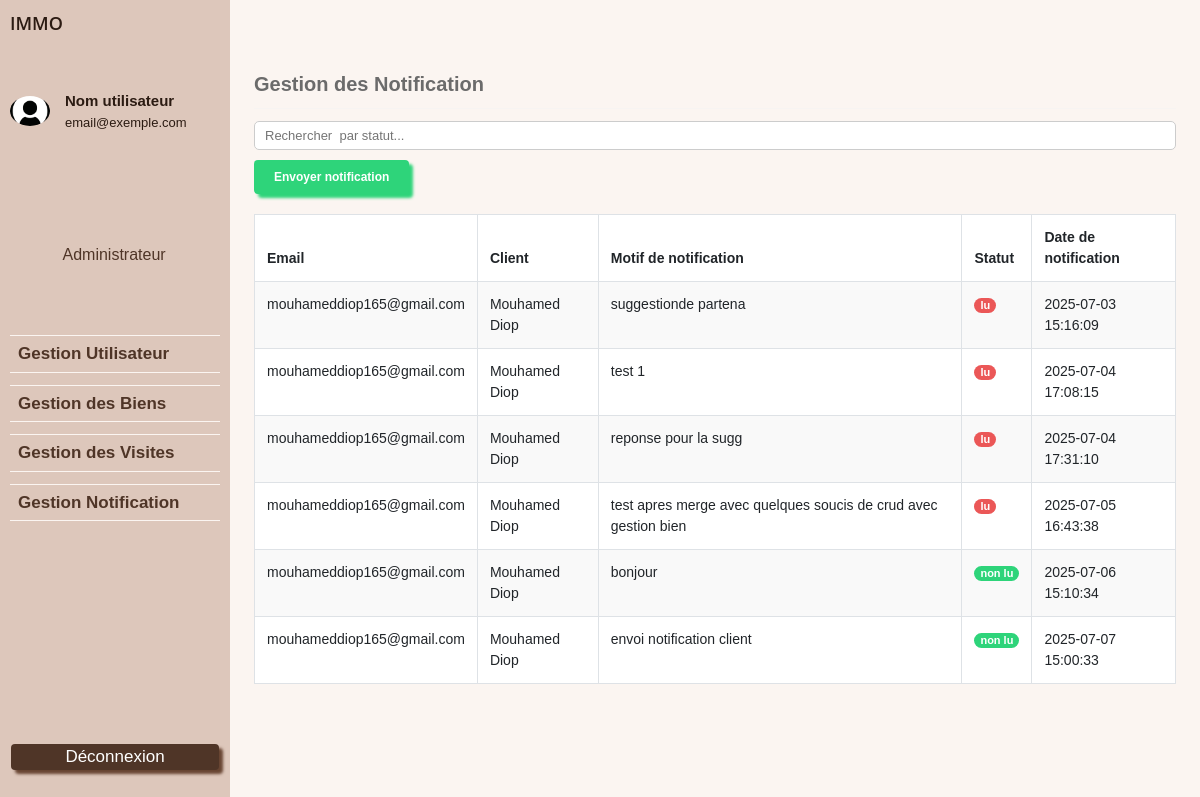
The page /pages/dashboard/dashboard-notification.php (signed in) on the database its author committed.
### tables this page shows
CREATE TABLE `notifications` (
  `idnotif` int(11) NOT NULL,
  `contenu` varchar(255) NOT NULL,
  `date_envoi` datetime NOT NULL DEFAULT current_timestamp(),
  `typenotif` varchar(100) NOT NULL,
  `statut` varchar(7) NOT NULL DEFAULT 'non lu',
  `idutilisateur` int(11) NOT NULL
);

CREATE TABLE `utilisateur` (
  `idutilisateur` int(11) NOT NULL,
  `nom` varchar(100) NOT NULL,
  `telephone` int(11) NOT NULL,
  `email` varchar(100) NOT NULL,
  `photo` varchar(255) DEFAULT NULL,
  `mot_de_passe` varchar(255) NOT NULL,
  `role` varchar(6) NOT NULL DEFAULT 'client',
  `actif` tinyint(1) NOT NULL DEFAULT 1,
  `date_inscription` datetime NOT NULL DEFAULT current_timestamp()
);

### CRUD/crud_notification.php (called while the page is built, shortened)
<?php
require_once("con_db.php");
function get_notif()
{
    global $con;
    $req = "SELECT * FROM notifications";
    $result = $con->query($req);
    if ($result) {
        $notifications = [];
        while ($row = $result->fetch_assoc()) {
            $notifications[] = $row;
        }
        return $notifications;
    } else {
        echo "Erreur lors de la récupération des notifications : " . $con->error;
        return false;
    }
}
function getemailUtilisateur($id)
{
    $req = "SELECT email FROM utilisateur WHERE idutilisateur = '$id'";
    global $con;
    $result = $con->query($req);
    if ($result) {
        $row = $result->fetch_assoc();
        return $row['email'];
    } else {
        echo "Erreur lors de la récupération de l'email de l'utilisateur : " . $con->error;
        return false;
    }
}
function getphoneUtilisateur($id)
{
    $req = "SELECT telephone FROM utilisateur WHERE idutilisateur = '$id'";
    global $con;
    $result = $con->query($req);
    if ($result) {
        $row = $result->fetch_assoc();
        return $row['telephone'];
    } else {
        echo "Erreur lors de la récupération du numero de l'utilisateur : " . $con->error;
        return false;
    }
}

### CRUD/crud_visite.php (called while the page is built, shortened)
<?php
require_once("con_db.php");
function getnomUtilisateur($id)
{
    $req = "SELECT nom FROM utilisateur WHERE idutilisateur = '$id'";
    global $con;
    $result = $con->query($req);
    if ($result) {
        $row = $result->fetch_assoc();
        return $row['nom'];
    } else {
        echo "Erreur lors de la récupération du nom de l'utilisateur : " . $con->error;
        return false;
    }
}

### pages/dashboard/dashboard-notification.php (the view, shortened to what this page needs)
<?php
require_once("menu.php"); ?>
<main class="contenu-dashboard">
  <h1 class="titre-dashboard">Gestion des Notification</h1>
  <hr class="separateur" />
  <div class="zone-recherche">
    <input type="text" id="searchInput" class="barre-recherche" placeholder="Rechercher  par statut..." />
    <button class="btn-envoyer-notification">Envoyer notification</button>
  </div>
  <div class="table-responsive">
    <table class="table table-bordered bg-white tableau-notif">
      <thead>
        <tr>
          <th>Email</th>
          <th>Client</th>
          <th>Motif de notification</th>
          <th>Statut</th>
          <th>Date de notification</th>
        </tr>
      </thead>
      <tbody>
        <?php
        require_once("../../CRUD/crud_notification.php");
        require_once("../../CRUD/crud_visite.php");
        $notifs = get_notif();
        if ($notifs && count($notifs) > 0) {
          foreach ($notifs as $n) {
            $client   = getnomUtilisateur($n['idutilisateur']);
            $email = getemailUtilisateur($n['idutilisateur']);
            $phone = getphoneUtilisateur($n['idutilisateur']);
            $idnotif  = intval($n['idnotif']);
            $statut = strtolower($n['statut']);
            $classeBadge = '';
            switch ($statut) {
              case 'non lu':
                $classeBadge = 'badge-dispo';
                break;
              case 'lu':
                $classeBadge = 'badge-indispo';
                break;
            }
            echo "<tr>
      <td>{$email}</td>
      <td>{$client}</td>
      <td>{$n['typenotif']}</td>
      <td>
        <button
          class=\"badge {$classeBadge}\"
          style=\"border: none;\"
          data-bs-toggle=\"modal\"
          data-bs-target=\"#modalDetailMessage\"
          data-notif-id=\"{$idnotif}\"
          data-email=\"{$email}\"
          data-client=\"{$client}\"
          data-phone=\"{$phone}\"
          data-objet=\"{$n['typenotif']}\"
          data-date=\"{$n['date_envoi']}\"
          data-message=\"{$n['contenu']}\"
        >
          {$n['statut']}
        </button>
      </td>
      <td>{$n['date_envoi']}</td>
    </tr>";
          }
        } else {
          echo '<tr><td colspan="5" class="text-center">Aucune notification disponible.</td></tr>';
        }
        ?>
      </tbody>
    </table>
  </div>
</main>
<?php require_once("pied.php"); ?>

### css/dashboard/menu.css (style rules this page uses)
html, body { height: 100%; margin: 0; padding: 0; font-family: 'Poppins', sans-serif; }
.contenu-dashboard { flex: 1; background-color: #FBF5F1; padding: 32px 24px; overflow-y: auto; }
.titre-dashboard { margin-top: 40px; font-weight: 700; font-size:20px; color: #6B6B6B; margin-bottom: 12px; }
.separateur { border: none; border-top: 1px solid #EBEFF2; margin: 12px 0; }
.zone-recherche { display: flex; flex-direction: column; gap: 10px; margin-bottom: 20px; }
.barre-recherche { width: 100%; height: 28.84px; padding: 4px 10px; border-radius: 5px; border: 1px solid #ccc; font-size: 13px; }

### css/dashboard/gestions_bien.css (style rules this page uses)
.badge { padding: 2px 6px; border-radius: 10px; font-size: 11px; color: white; cursor: pointer; }
.badge-dispo { background-color: #2ED47A; }
.badge-indispo { background-color: #EB5757; }

### css/dashboard/dashboard-notification.css (style rules this page uses)
.contenu-dashboard { flex: 1; background-color: #FBF5F1; padding: 32px 24px; overflow-y: auto; }
.titre-dashboard { margin-top: 40px; font-weight: 700; font-size: 20px; color: #6B6B6B; margin-bottom: 12px; }
.separateur { border: none; border-top: 1px solid #EBEFF2; margin: 12px 0; }
.zone-recherche { display: flex; flex-direction: column; gap: 10px; margin-bottom: 20px; }
.barre-recherche { width: 100%; height: 28.84px; padding: 4px 10px; border-radius: 5px; border: 1px solid #ccc; font-size: 13px; }
.btn-envoyer-notification { padding: 8px 20px; border-radius: 8px; background-color: #2ED47A; border: none; border-radius: 4px; color: white; font-size: 12px; font-weight: bold; cursor: pointer; align-self: flex-start; box-shadow: #2ED47A 4px 4px 3px; }
.table { width: 100%; border-collapse: collapse; font-family: Arial, sans-serif; font-size: 14px; }
.table thead { background-color: #f5f5f5; }
.table thead th { padding: 12px; border: 1px solid #dee2e6; text-align: left; font-weight: bold; }
.table tbody td { padding: 12px; border: 1px solid #dee2e6; background-color: #ffffff; }
.table tbody tr:nth-child(even) td { background-color: #f9f9f9; }
.table-responsive { overflow-x: auto; margin-top: 20px; }

### css/dashboard/envoyer-notification.css (style rules this page uses)
.contenu-dashboard { flex: 1; background-color: #FBF5F1; padding: 32px 24px; overflow-y: auto; }
.titre-dashboard { margin-top: 40px; font-weight: 700; font-size:20px; color: #6B6B6B; margin-bottom: 12px; }
.separateur { border: none; border-top: 1px solid #EBEFF2; margin: 12px 0; }
.zone-recherche { display: flex; gap: 15px; margin-bottom: 20px; }
.btn-envoyer-notification { color: white; padding: 10px 20px; border: none; border-radius: 0; transition: background-color 0.3s ease; }
.table { width: 100%; border-collapse: collapse; font-family: Arial, sans-serif; font-size: 14px; }
.table thead { background-color: #f5f5f5; }
.table thead th { padding: 12px; border: 1px solid #dee2e6; text-align: left; font-weight: bold; }
.table tbody td { padding: 12px; border: 1px solid #dee2e6; background-color: #ffffff; }
.table tbody tr:nth-child(even) td { background-color: #f9f9f9; }
.table-responsive { overflow-x: auto; margin-top: 20px; }

### css/dashboard/detail-message.css (style rules this page uses)
.contenu-dashboard { flex: 1; background-color: #FBF5F1; padding: 32px 24px; overflow-y: auto; }
.titre-dashboard { margin-top: 40px; font-weight: 700; font-size:20px; color: #6B6B6B; margin-bottom: 12px; }
.separateur { border: none; border-top: 1px solid #EBEFF2; margin: 12px 0; }
.zone-recherche { display: flex; flex-direction: column; gap: 10px; margin-bottom: 20px; }
.barre-recherche { width: 100%; height: 28.84px; padding: 4px 10px; border-radius: 5px; border: 1px solid #ccc; font-size: 13px; }
.btn-envoyer-notification { padding: 8px 20px; border-radius: 8px; background-color: #2ED47A; border: none; border-radius: 4px; color: white; font-size: 12px; font-weight: bold; cursor: pointer; align-self: flex-start; box-shadow:#2ED47A 4px 4px 3px ; }
.table { width: 100%; border-collapse: collapse; font-family: Arial, sans-serif; font-size: 14px; }
.table thead { background-color: #f5f5f5; }
.table thead th { padding: 12px; border: 1px solid #dee2e6; text-align: left; font-weight: bold; }
.table tbody td { padding: 12px; border: 1px solid #dee2e6; background-color: #ffffff; }
.table tbody tr:nth-child(even) td { background-color: #f9f9f9; }
.table-responsive { overflow-x: auto; margin-top: 20px; }

### rows shown on the page
notifications: idutilisateur.email "mouhameddiop165@gmail.com", idutilisateur.nom "Mouhamed Diop", typenotif "suggestionde partena", statut "lu", date_envoi "2025-07-03 15:16:09"
notifications: idutilisateur.email "mouhameddiop165@gmail.com", idutilisateur.nom "Mouhamed Diop", typenotif "test 1", statut "lu", date_envoi "2025-07-04 17:08:15"
notifications: idutilisateur.email "mouhameddiop165@gmail.com", idutilisateur.nom "Mouhamed Diop", typenotif "reponse pour la sugg", statut "lu", date_envoi "2025-07-04 17:31:10"
notifications: idutilisateur.email "mouhameddiop165@gmail.com", idutilisateur.nom "Mouhamed Diop", typenotif "test apres merge avec quelques soucis de crud avec gestion bien", statut "lu", date_envoi "2025-07-05 16:43:38"
notifications: idutilisateur.email "mouhameddiop165@gmail.com", idutilisateur.nom "Mouhamed Diop", typenotif "bonjour", statut "non lu", date_envoi "2025-07-06 15:10:34"
notifications: idutilisateur.email "mouhameddiop165@gmail.com", idutilisateur.nom "Mouhamed Diop", typenotif "envoi notification client", statut "non lu", date_envoi "2025-07-07 15:00:33"
